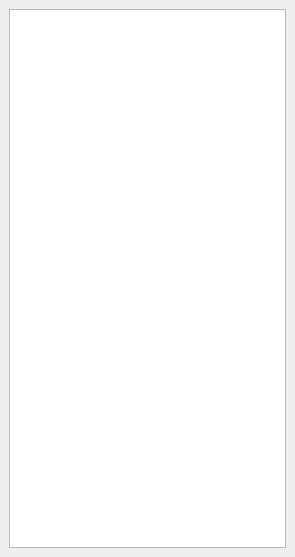
<?xml version="1.0" encoding="UTF-8"?>
<ui version="4.0">
 <class>Inspection</class>
 <widget class="QDockWidget" name="Inspection">
  <property name="geometry">
   <rect>
    <x>0</x>
    <y>0</y>
    <width>295</width>
    <height>557</height>
   </rect>
  </property>
  <property name="features">
   <set>QDockWidget::AllDockWidgetFeatures</set>
  </property>
  <property name="windowTitle">
   <string>Inspection</string>
  </property>
  <widget class="QWidget" name="dockWidgetContents">
   <layout class="QVBoxLayout" name="verticalLayout">
    <item>
     <widget class="QTableWidget" name="tableWidget"/>
    </item>
   </layout>
  </widget>
 </widget>
 <resources/>
 <connections/>
</ui>
